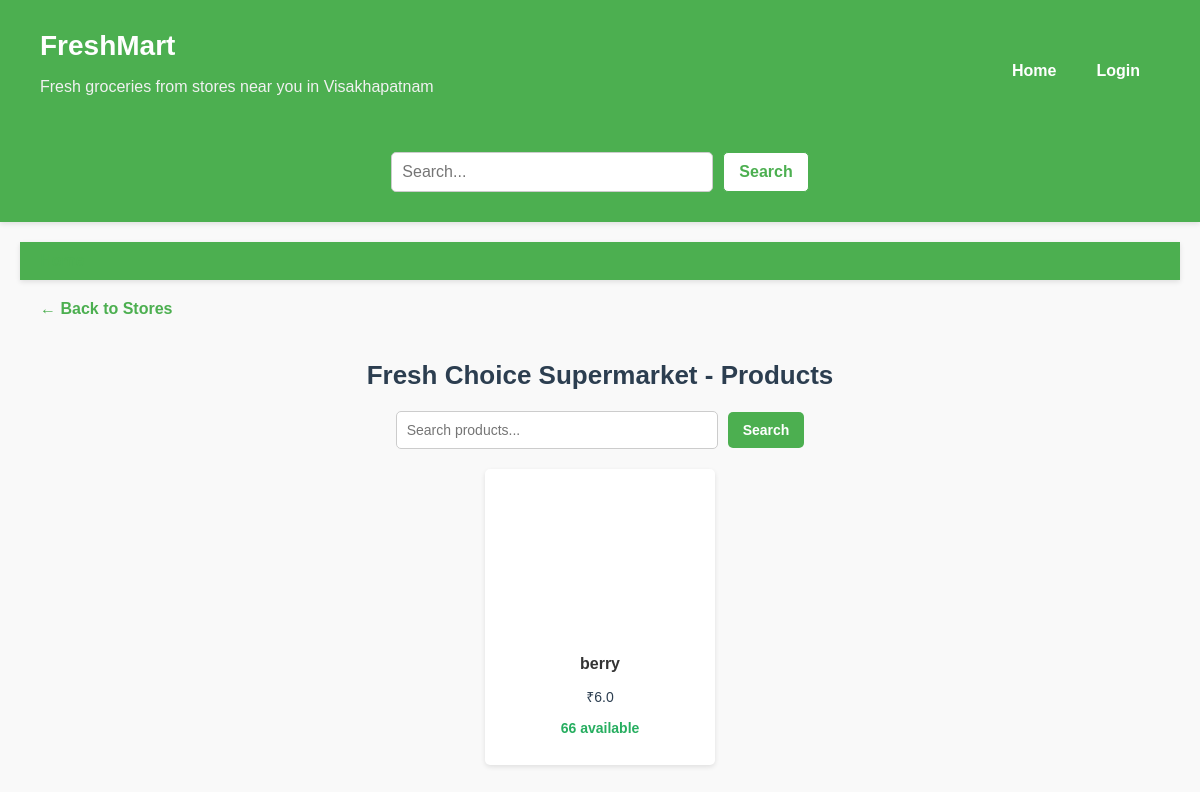
The app's page /?store_id=1 with its own data.
### freshmart/models.py (models this page shows, shortened)
class Store(models.Model):
    store_name = models.CharField(max_length=100, verbose_name="Store Name")
    address = models.TextField(verbose_name="Address")
    owner_name = models.CharField(max_length=100, verbose_name="Owner Name")
    contact_number = models.CharField(max_length=20, verbose_name="Contact Number")
    image = models.URLField(blank=True, null=True, verbose_name="Image URL")
    owner = models.ForeignKey(User, on_delete=models.CASCADE, related_name="stores", verbose_name="Owner")
    def __str__(self):
        return self.store_name

class Product(models.Model):
    store = models.ForeignKey(Store, on_delete=models.CASCADE, verbose_name="Store")
    name = models.CharField(max_length=100, verbose_name="Product Name")
    price = models.FloatField(default=0.0, verbose_name="Price")
    quantity = models.IntegerField(default=0, verbose_name="Quantity")
    image = models.URLField(blank=True, null=True, verbose_name="Image URL")
    sold_quantity = models.IntegerField(default=0, verbose_name="Sold Quantity")
    def __str__(self):
        return self.name

### freshmart/views.py (the view)
# urls.py: path('', views.home, name='home'),  # Home page is the default route
def home(request):
    stores = Store.objects.all()
    selected_store_id = request.GET.get('store_id')
    selected_store = Store.objects.filter(id=selected_store_id).first()
    products = Product.objects.filter(store=selected_store) if selected_store else []
    logger.info(f"Home page accessed. Selected store ID: {selected_store_id}. Selected store: {selected_store}. Products: {products}")
    return render(request, 'home.html', {
        'stores': stores,
        'selected_store': selected_store,
        'products': products,
    })

### freshmart/templates/home.html (shortened to what this page needs)
{% load static %}
<!DOCTYPE html>
<html lang="en">
<head>
    <link rel="stylesheet" href="{% static 'home.css' %}">
</head>
<body>
    <header>
        <div class="container">
            <nav class="navbar">
                <div class="brand">
                    <h1>FreshMart</h1>
                    <p class="subtitle">Fresh groceries from stores near you in Visakhapatnam</p>
                </div>
                <ul class="nav-links">
                    <li><a href="/">Home</a></li>
                    {% if user.is_authenticated %}
                        {% if user.stores.all %}
                            <li><a href="{% url 'owner_view' %}">Owner Dashboard</a></li>
                        {% endif %}
                        <li><a href="{% url 'logout' %}">Logout</a></li>
                    {% else %}
                        <li><a href="{% url 'login' %}">Login</a></li>
                    {% endif %}
                </ul>
            </nav>
        </div>
        <div class="search-bar">
            <input type="text" id="searchInput" placeholder="Search...">
            <button id="searchBtn">Search</button>
        </div>
    </header>
    <main class="container">
        {% if selected_store %}
            {% include 'product.html' %}
        {% endif %}
    </main>
</body>
</html>

### freshmart/templates/product.html (shortened to what this page needs)
{% load static %}
<!DOCTYPE html>
<html lang="en">
<head>
    <link rel="stylesheet" href="{% static 'product.css' %}">
</head>
<body>
    <header>
        <nav>
            <ul>
                <li><a href="/">Home</a></li>
            </ul>
        </nav>
    </header>
    <main>
        <section class="products-section">
            <a href="/" class="back-to-stores">← Back to Stores</a>
            <h2 class="section-title">{{ selected_store.store_name }} - Products</h2>
            <div class="search-bar">
                <input type="text" id="productSearchInput" placeholder="Search products..." onkeyup="filterProducts()">
                <button id="productSearchBtn" onclick="filterProducts()">Search</button>
            </div>
            {% if products %}
                <div class="products-container" id="productsContainer">
                    {% for product in products %}
                        <div class="product-card" data-product-name="{{ product.name }}" data-product-id="{{ product.id }}">
                            <div class="product-image" style="background-image: url('{{ product.image }}');"></div>
                            <h4 class="product-name">{{ product.name }}</h4>
                            <p class="product-price">₹{{ product.price }}</p>
                            <p class="product-quantity
                                {% if product.quantity == 0 %}out-of-stock
                                {% elif product.quantity < 10 %}low-stock
                                {% else %}in-stock{% endif %}">
                                {% if product.quantity == 0 %}
                                    Out of stock
                                {% elif product.quantity < 10 %}
                                    Only {{ product.quantity }} left (Low stock)
                                {% else %}
                                    {{ product.quantity }} available
                                {% endif %}
                            </p>
                        </div>
                    {% endfor %}
                </div>
            {% else %}
                <p class="no-products">No products available for this store.</p>
            {% endif %}
        </section>
    </main>
</body>
</html>

### freshmart/static/home.css (style rules this page uses)
body { font-family: 'Arial', sans-serif; background-color: #f4f4f9; margin: 0; padding: 0; color: #333; font-size: 16px; }
.container { max-width: 1200px; margin: 0 auto; padding: 20px; }
header { background-color: #4CAF50; color: white; padding: 20px 0; box-shadow: 0 2px 5px rgba(0, 0, 0, 0.1); }
.navbar { display: flex; justify-content: space-between; align-items: center; }
.brand h1 { margin: 0; font-size: 28px; }
.subtitle { font-size: 16px; color: #f1f1f1; }
.nav-links { list-style: none; display: flex; gap: 20px; margin: 0; padding: 0; }
.nav-links li a { color: white; text-decoration: none; font-weight: bold; font-size: 16px; }
.search-bar { margin-top: 20px; text-align: center; }
#searchInput { padding: 10px; width: 300px; border: 1px solid #ccc; border-radius: 5px; font-size: 16px; }
#searchBtn { padding: 10px 15px; background-color: white; color: #4CAF50; border: 1px solid #4CAF50; border-radius: 5px; cursor: pointer; font-size: 16px; font-weight: bold; }
.section-title { text-align: center; font-size: 26px; color: #2c3e50; margin-bottom: 20px; }

### freshmart/static/product.css (style rules this page uses)
body { font-family: Arial, sans-serif; background-color: #f9f9f9; margin: 0; padding: 0; }
header { background-color: #4CAF50; color: white; padding: 10px 20px; }
header nav ul { list-style: none; margin: 0; padding: 0; display: flex; justify-content: flex-start; gap: 20px; }
header nav ul li { margin-right: 20px; }
header nav ul li a { text-decoration: none; color: #4CAF50; font-weight: bold; }
main { padding: 20px; }
.section-title { text-align: center; color: #2c3e50; margin-bottom: 20px; }
.back-to-stores { display: inline-block; margin-bottom: 20px; color: #4CAF50; text-decoration: none; font-weight: bold; }
.search-bar { display: flex; justify-content: center; align-items: center; margin: 20px 0; gap: 10px; }
#productSearchInput { padding: 10px; width: 300px; border: 1px solid #ccc; border-radius: 5px; font-size: 14px; }
#productSearchBtn { padding: 10px 15px; background-color: #4CAF50; color: white; border: none; border-radius: 5px; cursor: pointer; font-size: 14px; font-weight: bold; }
.products-container { display: flex; flex-wrap: wrap; gap: 20px; justify-content: center; }
.product-card { background: #ffffff; border-radius: 5px; box-shadow: 0 2px 5px rgba(0, 0, 0, 0.1); width: 200px; text-align: center; padding: 15px; }
.product-image { height: 150px; background-size: cover; background-position: center; margin-bottom: 10px; }
.product-name { font-size: 16px; font-weight: bold; margin-bottom: 5px; }
.product-price { font-size: 14px; color: #2c3e50; margin-bottom: 5px; }
.product-quantity { font-size: 14px; font-weight: bold; }
.product-quantity.in-stock { color: #27ae60; }

### records on screen
Store: store_name "Fresh Choice Supermarket"
Product: name "berry", price "6.0", quantity "66"
